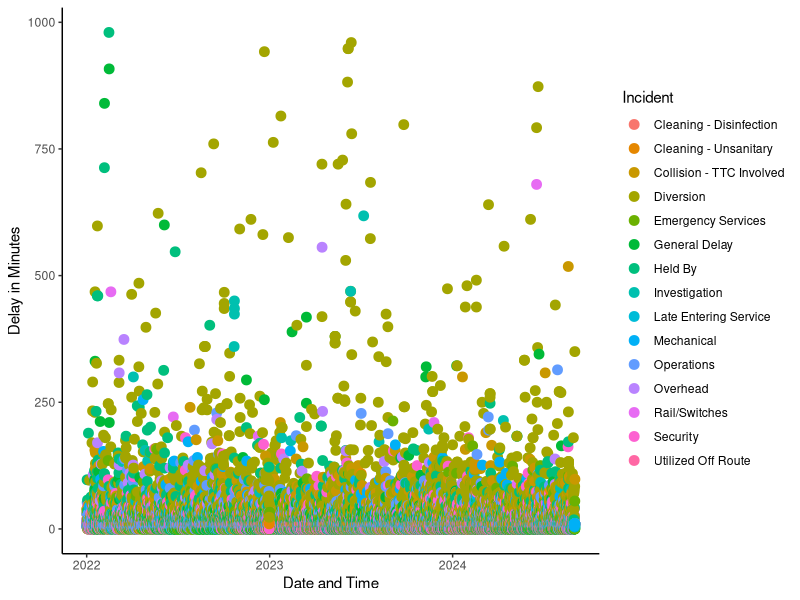
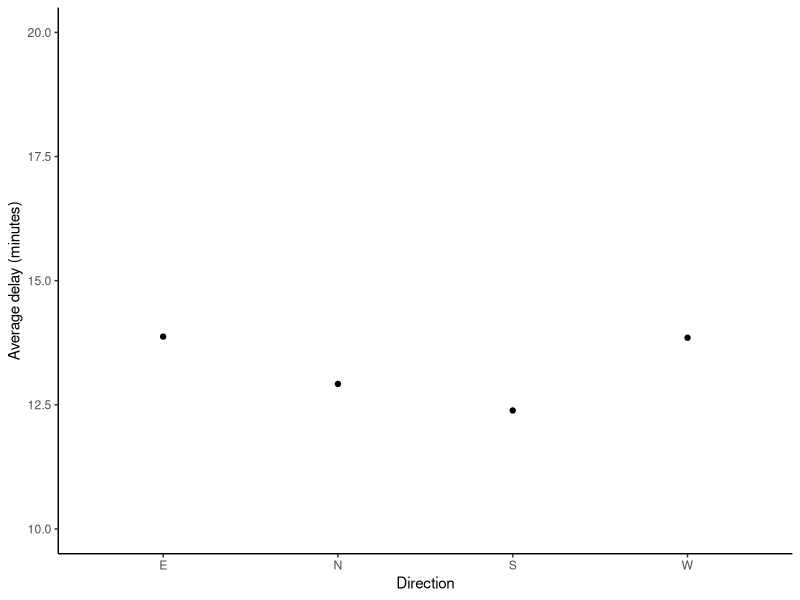
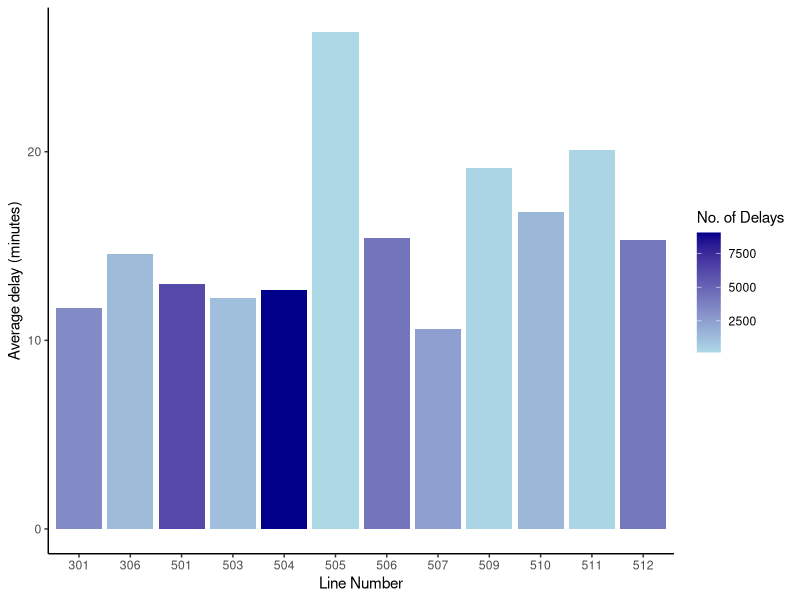
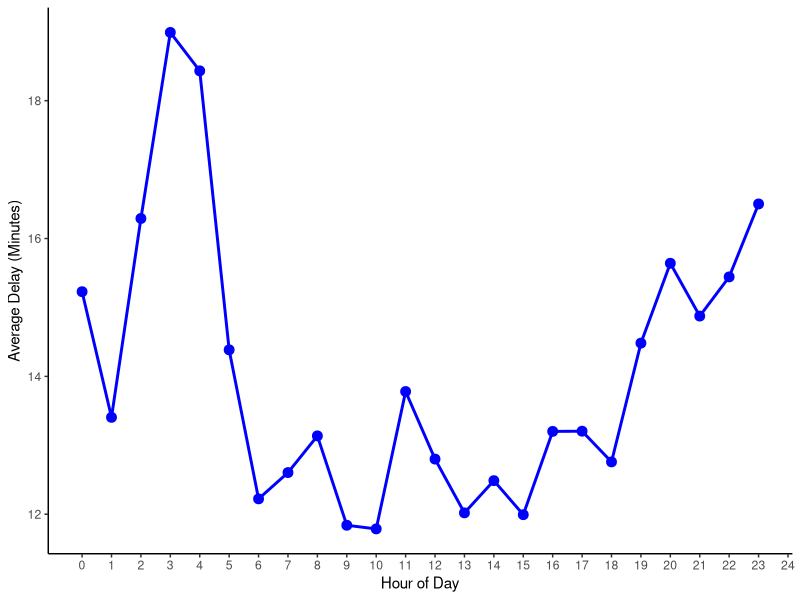
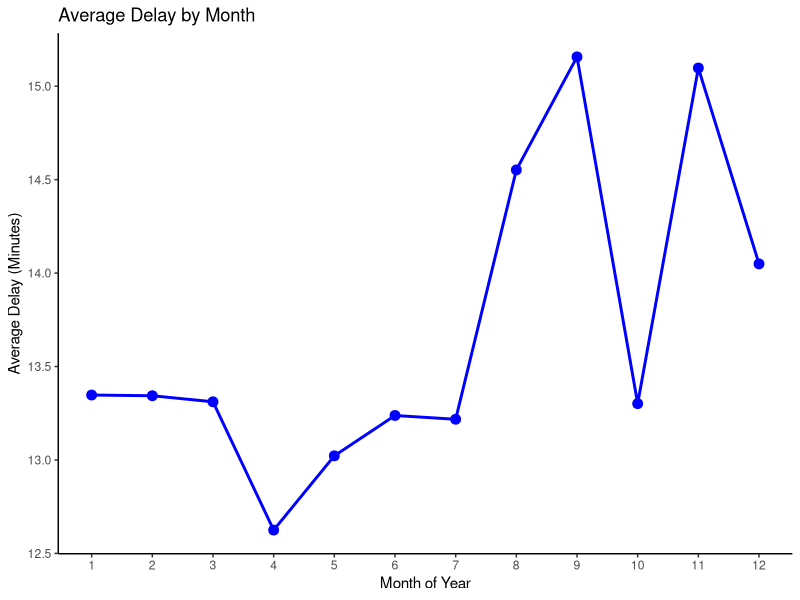
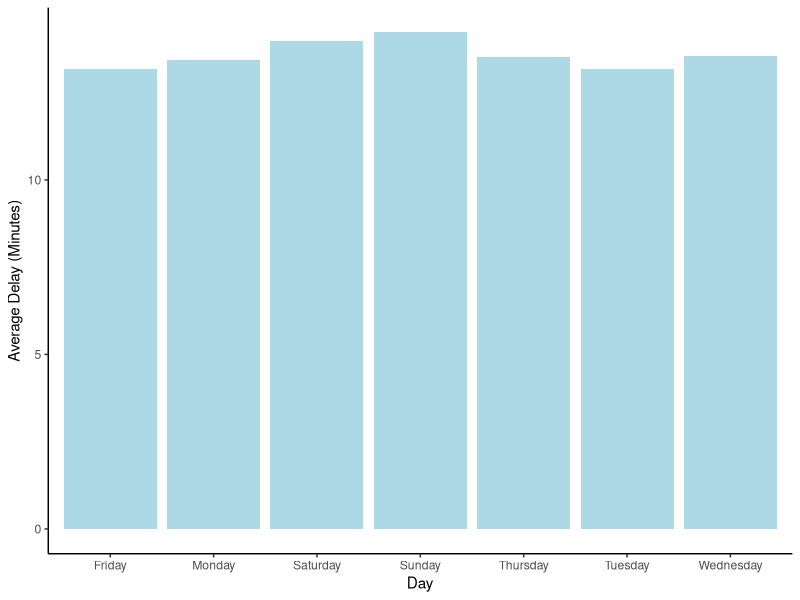
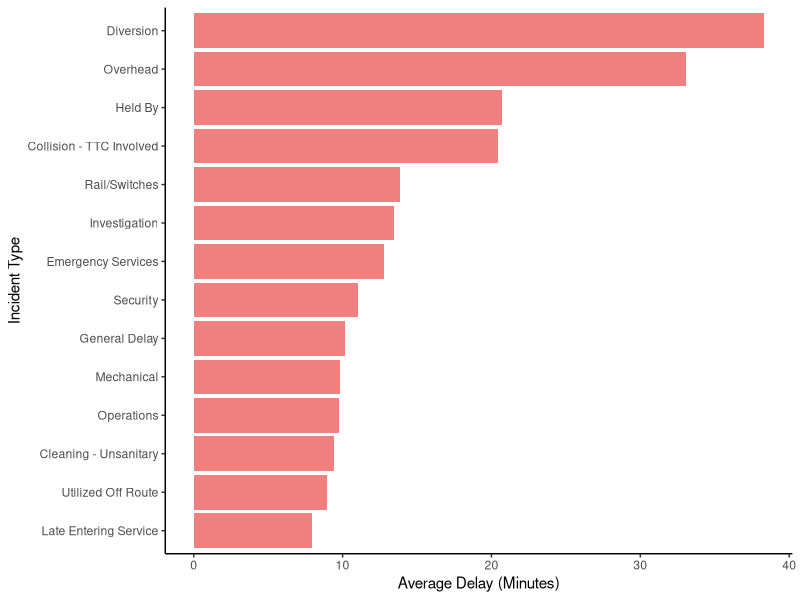

Reproduce these figures in R, in order.
## ---- chunk 1
#| echo: false
#| eval: true
#| warning: false
#| message: false
#| label: fig-raw
#| fig-cap: "Sample of the raw data from Open Data Toronto showing delays (minutes) in the TTC streetcar system"
#| fig.width: 8
#| fig.height: 3.9

library(tidyverse)
library(dplyr)
data <- read_csv("../data/raw_data/ttc-resource-2024.csv")
cleaned_data <- read_csv("../data/analysis_data/ttc-resource-2024-cleaned.csv")

ggplot(data, aes(x = as.POSIXct(paste(Date, Time)), y = `Min Delay`)) +
  geom_point(aes(color = Incident), size = 3) +
  labs(x = "Date and Time", y = "Delay in Minutes") +
  theme_classic()

## ---- chunk 2
#| echo: false
#| eval: true
#| warning: false
#| message: false
#| label: fig-direction
#| fig-cap: "Average delay by direction of TTC streetcars"


directions <- c("N", "S", "E", "W")
avg_delay_by_direction <- cleaned_data %>%
    group_by(Bound) %>%
    summarize(avg_delay = mean(`Min Delay`))


ggplot(
    data = avg_delay_by_direction,
    mapping = aes(x =Bound, y = avg_delay)
) +
    geom_point() +
    ylim(10, 20) +
    geom_line() +
    theme_classic() +
    labs(
        x = "Direction",
        y = "Average delay (minutes)"
    )


## ---- chunk 3
#| echo: false
#| eval: true
#| warning: false
#| message: false
#| label: fig-line
#| fig-cap: "Average delay of streetcars by Line number along with the number of delays caused on each line"

train_numbers <- unique(cleaned_data$Line)
number_of_records_by_train_number <- cleaned_data %>% 
  group_by(Line) %>%
  summarize(train_record_count =  n(), average_train_delay = mean(`Min Delay`))

  
ggplot(
  data = number_of_records_by_train_number,
  mapping = aes(x = factor(train_numbers), y = average_train_delay, 
                fill = train_record_count)
) + 
  geom_bar(stat = "identity") + 
  scale_fill_gradient(low = "lightblue", high = "darkblue") +
  theme_classic() + 
  labs(
    x = "Line Number",
    y = "Average delay (minutes)",
    fill = "No. of Delays"
  )
## ---- chunk 4
#| echo: false
#| eval: true
#| warning: false
#| message: false
#| label: fig-hour
#| fig-cap: "Average delay by hour of the day"

cleaned_data$Hour <- as.numeric(substr(cleaned_data$Time, 1, 2))

avg_delay <- cleaned_data %>% 
  group_by(Hour) %>%
  summarize(Average_Delay = mean(`Min Delay`))

ggplot(avg_delay, aes(x = Hour, y = Average_Delay)) +
  geom_point(color='blue', size=3) +
  geom_line(color = "blue", size = 1) +  
  scale_x_continuous(breaks = 0:24) +         # Set x-axis to show 0 to 24
  labs(x = "Hour of Day", y = "Average Delay (Minutes)") +
  theme_classic()
## ---- chunk 5
#| echo: false
#| eval: true
#| warning: false
#| message: false
#| label: fig-month
#| fig-cap: "Average delay by month of the year"

cleaned_data$Month <- as.numeric(substr(cleaned_data$Date, 6, 7))

avg_delay_by_month <- cleaned_data %>% 
  group_by(Month) %>%
  summarize(Average_Delay = mean(`Min Delay`))

ggplot(avg_delay_by_month, aes(x = Month, y = Average_Delay)) +
  geom_point(color='blue', size=3) +
  geom_line(color = "blue", size = 1) +  
  scale_x_continuous(breaks = 1:12) +        
  labs(title = "Average Delay by Month", x = "Month of Year", y = "Average Delay (Minutes)") +
  theme_classic()
## ---- chunk 6
#| echo: false
#| eval: true
#| warning: false
#| message: false
#| label: fig-week
#| fig-cap: "Average delay (minutes) by day of the week in TTC Streetcars"

avg_delay_by_day <- cleaned_data %>%
    group_by(Day) %>%
    summarize(avg_delay = mean(`Min Delay`))

ggplot(avg_delay_by_day, aes(x = Day, y = avg_delay)) +
    geom_bar(stat = "identity", fill = "lightblue") +
    labs( x = "Day", y = "Average Delay (Minutes)") +
    theme_classic()
## ---- chunk 7
#| echo: false
#| eval: true
#| warning: false
#| message: false
#| label: fig-reasons
#| fig-cap: "Reasons for delays in TTC Streetcars"

avg_delay_by_incident <- cleaned_data %>%
    group_by(Incident) %>%
    summarize(avg_delay = mean(`Min Delay`))

ggplot(avg_delay_by_incident, aes(x = reorder(Incident, avg_delay), y = avg_delay)) +
    geom_bar(stat = "identity", fill = "lightcoral") +
    coord_flip() + # Flip for better readability
    labs( x = "Incident Type", y = "Average Delay (Minutes)") +
    theme_classic()
